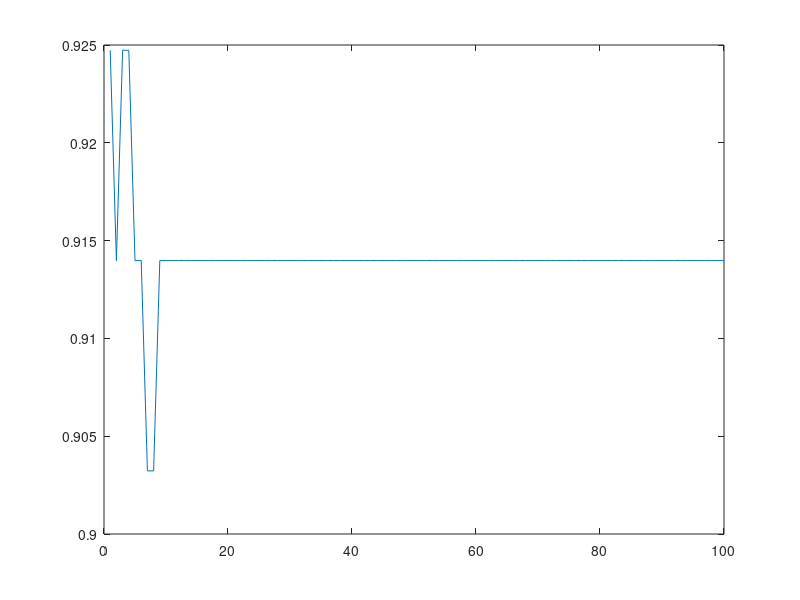
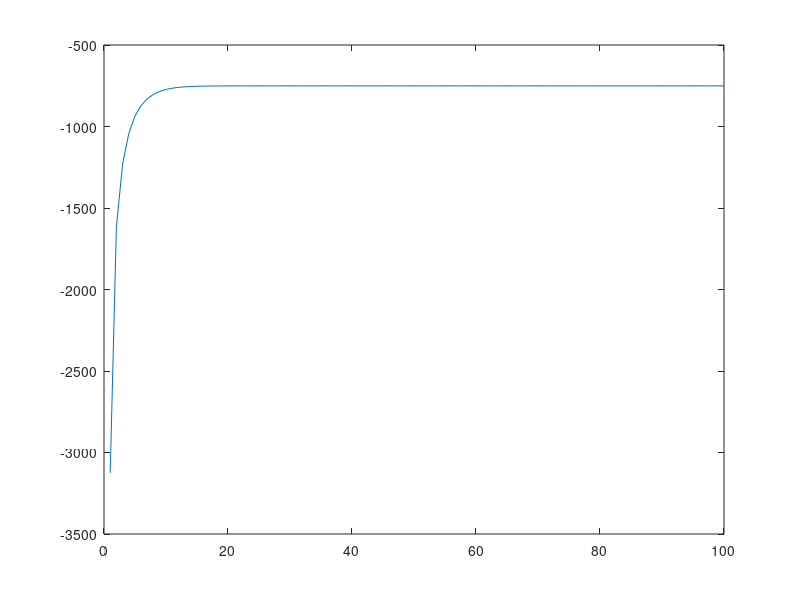

Write MATLAB code to recreate these figures, in order.
Xtrain = csvread('hw2-data/X_train.csv');
ytrain = csvread('hw2-data/y_train.csv');
Xtest = csvread('hw2-data/X_test.csv');
ytest = csvread('hw2-data/y_test.csv');

Xtrain=cat(2,ones(4508,1),Xtrain);
Xtest=cat(2,ones(93,1),Xtest);
w=zeros(58,1);
L=zeros(100,1);
ytrain(ytrain==0)=-1;
ytest(ytest==0)=-1;
accuracy = zeros(100,1);
for t = 1:100
    eta = 1/sqrt(t+1);
    gradientsum = zeros(58,1);
    gradientsum_2 = zeros(58,58);
    Lsum = 0;
    for i = 1:4508
        tmp = ytrain(i)*Xtrain(i,:)*w;
        if tmp<-1.0e80
            sigma = 1/(1+exp(1.0e80));
        elseif tmp>1.0e80
            sigma = 1/(1+exp(-1.0e80));
        else
            sigma = 1/(1+exp(-tmp));
        end
        gradientsum = gradientsum + (1-sigma)*ytrain(i)*Xtrain(i,:)';
        tmp2 = Xtrain(i,:)*w;
        if tmp<-1.0e80
            sigma_2 = 1/(1+exp(1.0e80));
        elseif tmp>1.0e80
            sigma_2 = 1/(1+exp(-1.0e80));
        else
            sigma_2 = 1/(1+exp(-tmp));
        end
        gradientsum_2 = gradientsum_2 - sigma_2*(1-sigma_2)*Xtrain(i,:)'*Xtrain(i,:);
        Lsum = Lsum + log(sigma);
    end
    w = w - eta * inv(gradientsum_2)*gradientsum;
    L(t)=Lsum;
    y_pre = zeros(93,1);
    for i = 1:93
        if ((Xtest(i,:)*w>0 & ytest(i)==1) | (Xtest(i,:)*w<0&ytest(i)==-1))
            accuracy(t) = accuracy(t) + 1;
        end
    end
    accuracy(t) = accuracy(t)/93;
end
disp(accuracy(100))
figure(1)
plot(accuracy)
figure(2)
plot(L)